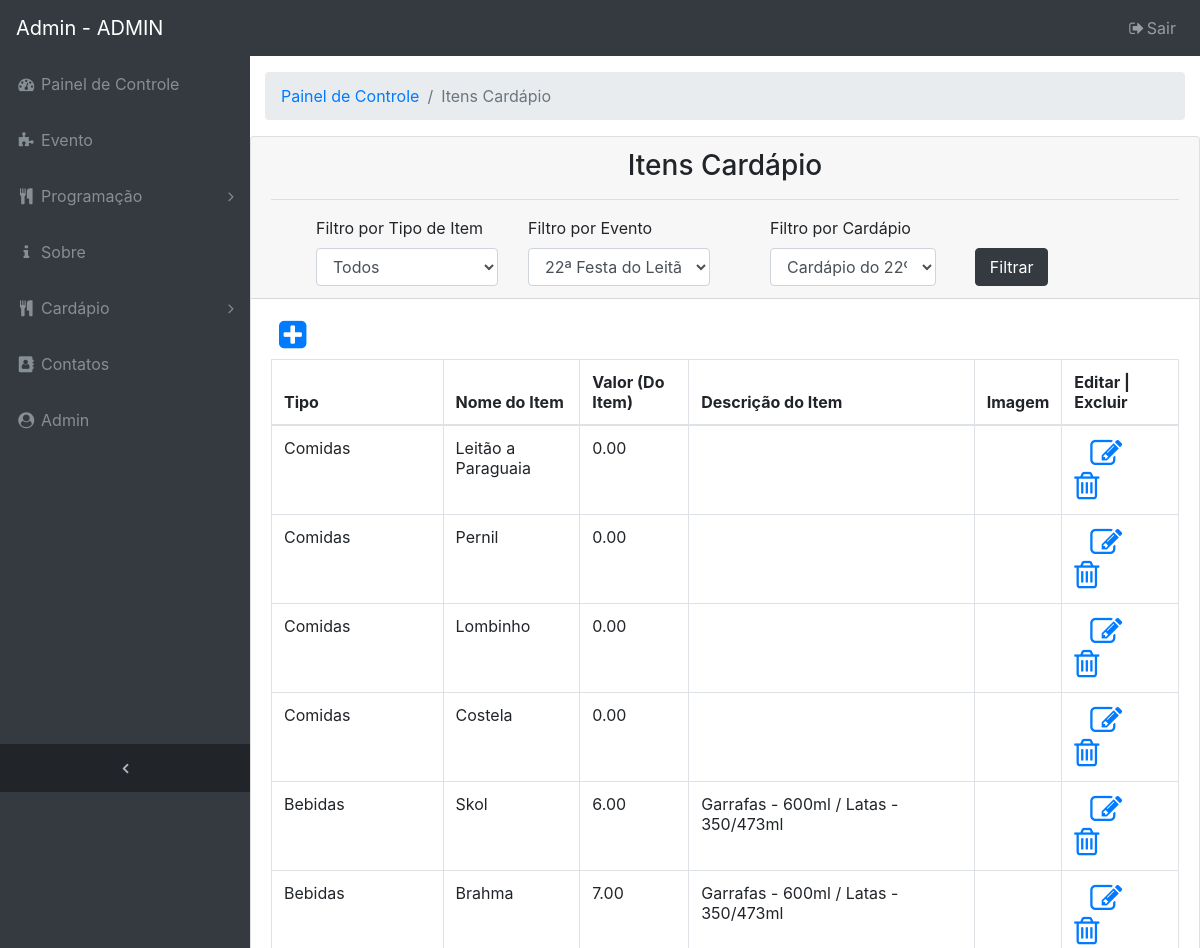
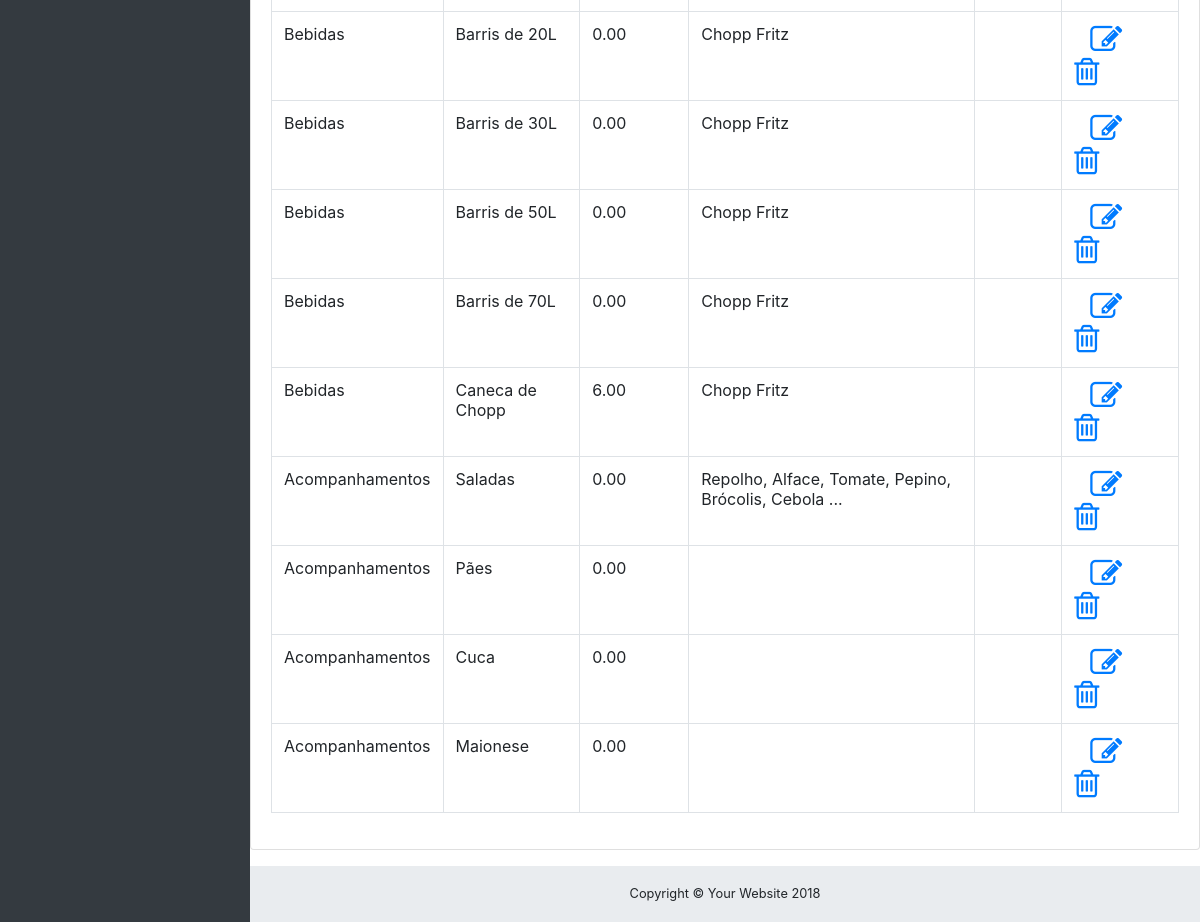
Page /admin/index.php?url=itens_cardapio.php (signed in) on the committed database (2 pictures, top to bottom).
### tables this page shows
CREATE TABLE `tb_cardapio` (
    `cod_cardapio` INTEGER NOT NULL AUTO_INCREMENT,
    `titulo_cardapio` VARCHAR(100),
    `obs_cardapio` VARCHAR(1000),
    CONSTRAINT `PK_tb_cardapio` PRIMARY KEY (`cod_cardapio`)
);

CREATE TABLE `tb_tipo_item` (
    `cod_tipo_item` INTEGER NOT NULL AUTO_INCREMENT,
    `descricao_tipo_item` VARCHAR(100),
    `valor_tipo_item` FLOAT(10,2),
    `obs_tipo_item` VARCHAR(1000),
    CONSTRAINT `PK_tb_tipo_item` PRIMARY KEY (`cod_tipo_item`)
);

CREATE TABLE `tb_item` (
    `cod_item` INTEGER NOT NULL AUTO_INCREMENT,
    `nome_item` VARCHAR(100),
    `valor_item` FLOAT(10,2),
    `descricao_item` VARCHAR(1000),
    `img_item` VARCHAR(100),
    `cod_tipo_item` INTEGER,
    CONSTRAINT `PK_tb_item` PRIMARY KEY (`cod_item`)
);

### admin/itens_cardapio.php (the view, shortened to what this page needs)
<?php
if (isset($login_cookie)) {
    $cod_eve = $_POST['cod_evento'];
    $cod_tip = $_POST['tipo_item'];
    $cod_car = $_POST['cod_cardapio'];
    if ($cod_tip != 0) {
        if ($cod_car != '') {
        } else {
            $cod_car = 1;
        }
        if ($cod_eve != '') {
        } else {
            $cod_eve = 1;
        }
        $selectCardapio = "SELECT * FROM tb_cardapio as c, tb_cardapio_tipo as ct, tb_item as i, tb_evento as e, tb_tipo_item as ti "
                . "where e.cod_cardapio = c.cod_cardapio "
                . "and c.cod_cardapio = ct.cod_cardapio "
                . "and ct.cod_item = i.cod_item "
                . "and i.cod_tipo_item = ti.cod_tipo_item "
                . "and ti.cod_tipo_item = '$cod_tip' "
                . "and e.cod_evento = '$cod_eve'"
                . "and c.cod_cardapio = '$cod_car' ";
    } else {
        if ($cod_eve != '') {
        } else {
            $cod_eve = 1;
        }
        if ($cod_car != '') {
        } else {
            $cod_car = 1;
        }
        $selectCardapio = "SELECT * FROM tb_cardapio as c, tb_cardapio_tipo as ct, tb_item as i, tb_evento as e, tb_tipo_item as ti "
                . "where e.cod_cardapio = c.cod_cardapio "
                . "and c.cod_cardapio = ct.cod_cardapio "
                . "and ct.cod_item = i.cod_item "
                . "and i.cod_tipo_item = ti.cod_tipo_item "
                . "and e.cod_evento = '$cod_eve'"
                . "and c.cod_cardapio = '$cod_car' ";
    }
    ?>
    <div class="card mb-3">
        <?php include './filtro_por_evento_itens_cardapio.php'; ?>
        <div class="card-body">
            <a href="?url=adc_itens_cardapio.php" title="Novo <?= $menu; ?>"><i class="fa fa-2x pb-2 pl-2 fa-plus-square"></i></a>
            <div class="table-responsive">
                <table class="table table-bordered" width="100%" cellspacing="0">
                    <thead>
                        <tr>
                            <th>Tipo</th>
                            <th>Nome do Item</th>
                            <th>Valor (Do Item)</th>
                            <th>Descrição do Item</th>
                            <th>Imagem</th>
                            <th>Editar | Excluir</th>
                        </tr>
                    </thead>
                    <tbody>
                        <?php
                        include 'conexao.php';
                        $queryCardapio = $pdo->query($selectCardapio);
                        while ($dados = $queryCardapio->fetch()) {
                            $cod = $dados['cod_item'];
                            $cod_c = $dados['cod_cardapio'];
                            $tipo = $dados['descricao_tipo_item'];
                            $nomeItem = $dados['nome_item'];
                            $valorItem = $dados['valor_item'];
                            $descricaoItem = $dados['descricao_item'];
                            $img = $dados['img_item'];
                            ?>
                            <tr>
                                <td><?= $tipo; ?></td>
                                <td><?= $nomeItem; ?></td>
                                <td><?= $valorItem; ?></td>
                                <td><?= $descricaoItem; ?></td>
                                <td><?= $img; ?></td>
                                <td>
                                    <a href="?url=edit_itens_cardapio.php&id=<?= $cod; ?>&c=<?= $cod_c; ?>" title="EDITAR"><i class="fa fa-2x fa-edit pr-3 pl-3"></i></a>
                                    <a href="?url=excBD_itens_cardapio.php&id=<?= $cod; ?>&c=<?= $cod_c; ?>" onclick="return excluir('<?= $nomeItem ?>');" title="EXCLUIR"><i class="fa fa-2x fa-trash-o"></i></a>
                                </td>
                            </tr>
                            <?php
                        }
                        ?>
                    </tbody>
                </table>
            </div>
        </div>
    </div>
<?php } ?>

### css/sb-admin.css (style rules this page uses)
html { position: relative; min-height: 100%; }
body { overflow-x: hidden; }
body.sticky-footer { margin-bottom: 56px; }
body.fixed-nav { padding-top: 56px; }

### rows in the picture
tb_cardapio: tb_tipo_item.descricao_tipo_item "Comidas", tb_item.nome_item "Leitão a Paraguaia", tb_item.valor_item "0.00", tb_item.nome_item "Pernil", tb_item.nome_item "Lombinho", tb_item.nome_item "Costela", tb_tipo_item.descricao_tipo_item "Bebidas", tb_item.nome_item "Skol", tb_item.valor_item "6.00", tb_item.descricao_item "Garrafas - 600ml / Latas - 350/473ml", tb_item.nome_item "Brahma", tb_item.valor_item "7.00", tb_item.nome_item "Barris de 20L", tb_item.descricao_item "Chopp Fritz", tb_item.nome_item "Barris de 30L", tb_item.nome_item "Barris de 50L", tb_item.nome_item "Barris de 70L", tb_item.nome_item "Caneca de Chopp", tb_tipo_item.descricao_tipo_item "Acompanhamentos", tb_item.nome_item "Saladas", tb_item.descricao_item "Repolho, Alface, Tomate, Pepino, Brócolis, Cebola ...", tb_item.nome_item "Pães", tb_item.nome_item "Cuca", tb_item.nome_item "Maionese"

### other values in the picture
$login_cookie "ADMIN"
$menu "Itens Cardápio"
form field cod_evento "22ª Festa do Leitão"
form field cod_cardapio "Cardápio do 22º Evento"
